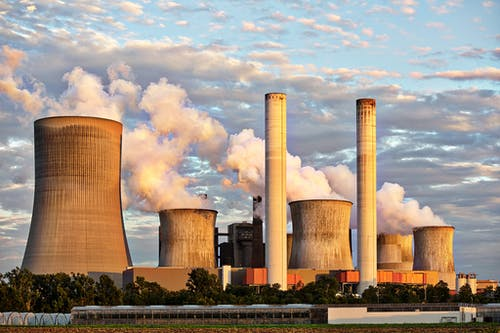
#> input picture Tut2/image.jpg, 500 x 333 px
$ python morphological.py
#> lines starting #> are read from the running program, lines starting #| are printed output that depends on the picture; after the words box and inside, x2 and y2 are one past the last pixel; in counts of white or black regions, pixels touching at a corner belong together
import cv2
import numpy as np
import matplotlib.pyplot as plt

# Load an image in grayscale
image_path = 'image.jpg'  # Replace with your image path
gray_image = cv2.imread(image_path, cv2.IMREAD_GRAYSCALE)
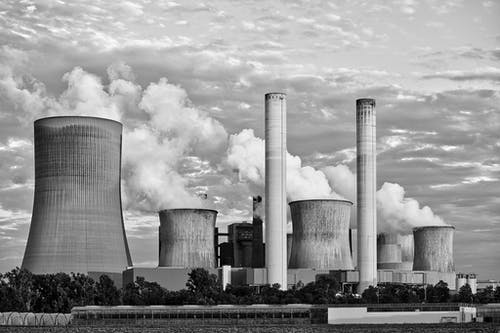
#> gray_image: shape (333, 500); min 0, max 255, mean 150.4

# Convert it to a binary image
_, binary_image = cv2.threshold(gray_image, 127, 255, cv2.THRESH_BINARY)
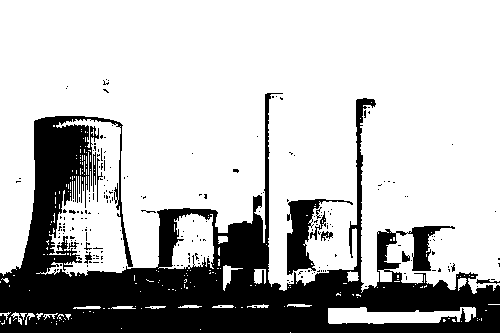
#> binary_image: shape (333, 500); 74.4% white; 212 black regions (199 under 20 px), largest, box (x1, y1, x2, y2) and area: (0, 93, 500, 333) 39784, (287, 199, 353, 275) 1638, (310, 211, 326, 240) 100

# Define a kernel for morphological operations
kernel = np.ones((5, 5), np.uint8)

# Erosion
erosion = cv2.erode(binary_image, kernel, iterations=1)
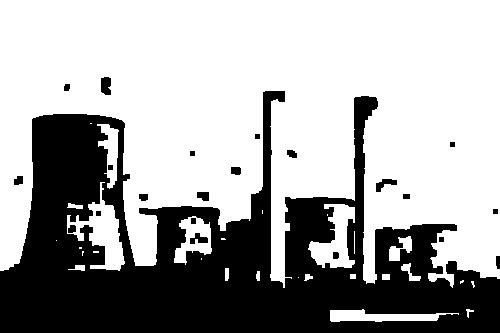
#> erosion: shape (333, 500); 65.4% white; 22 black regions, largest, box (x1, y1, x2, y2) and area: (0, 91, 500, 333) 56361, (101, 77, 111, 95) 160, (376, 179, 397, 192) 136

# Dilation
dilation = cv2.dilate(binary_image, kernel, iterations=1)
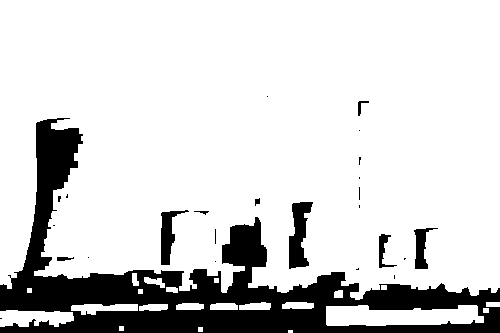
#> dilation: shape (333, 500); 83.1% white; 25 black regions (16 under 20 px), largest, box (x1, y1, x2, y2) and area: (0, 118, 500, 333) 25727, (289, 202, 313, 269) 965, (161, 210, 189, 265) 622

# Opening (Erosion followed by Dilation)
opening = cv2.morphologyEx(binary_image, cv2.MORPH_OPEN, kernel)
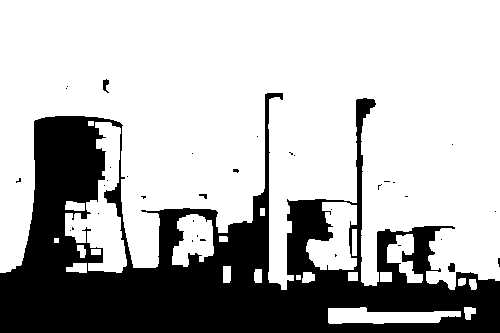
#> opening: shape (333, 500); 71.4% white; 35 black regions (31 under 20 px), largest, box (x1, y1, x2, y2) and area: (0, 93, 500, 333) 47440, (448, 263, 455, 272) 54, (103, 79, 109, 93) 52, (199, 194, 207, 199) 24

# Closing (Dilation followed by Erosion)
closing = cv2.morphologyEx(binary_image, cv2.MORPH_CLOSE, kernel)
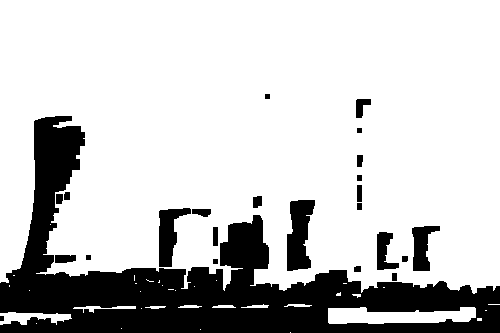
#> closing: shape (333, 500); 78.1% white; 24 black regions, largest, box (x1, y1, x2, y2) and area: (0, 116, 500, 333) 31694, (287, 200, 315, 271) 1405, (159, 208, 191, 267) 986

# Display results
titles = ['Original Binary Image', 'Erosion', 'Dilation', 'Opening', 'Closing']
images = [binary_image, erosion, dilation, opening, closing]

for i in range(5):
    plt.subplot(2, 3, i + 1), plt.imshow(images[i], 'gray')
    plt.title(titles[i])
    plt.xticks([]), plt.yticks([])

plt.show()
